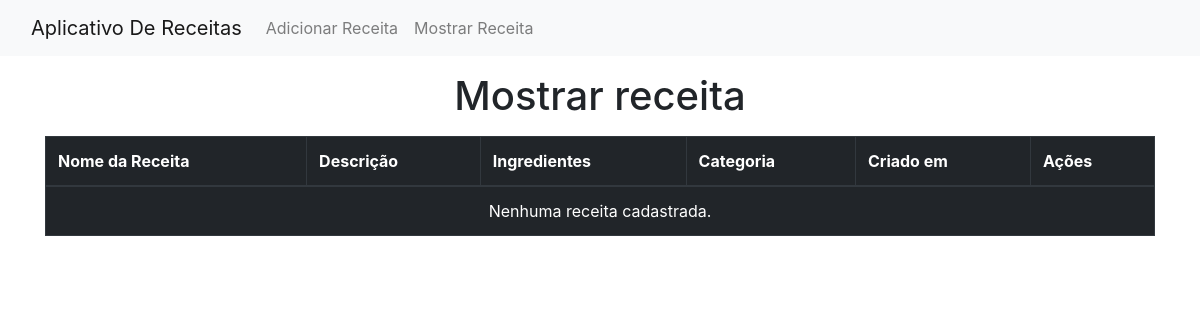
/show/, run on an earlier commit of the app's database.
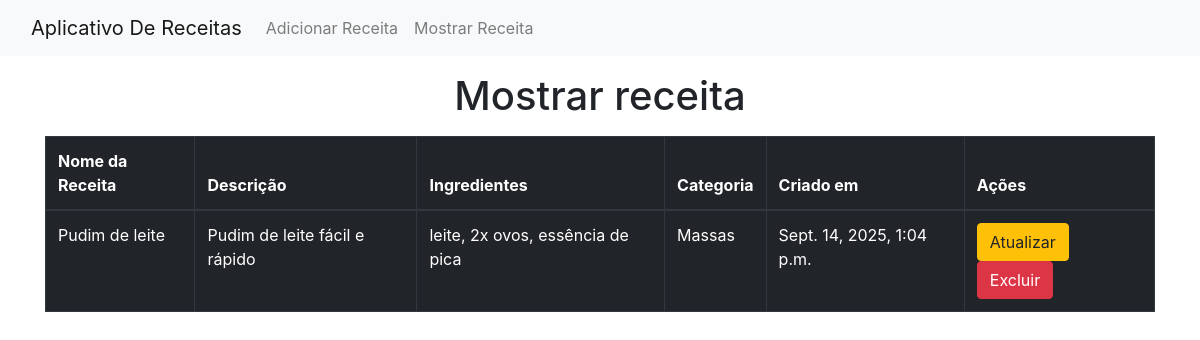
And on a later commit of the database.
### app_receitas/models.py (models this page shows, shortened)
class Receitas(models.Model):
    nome_receita = models.CharField(max_length=100)
    descricao = models.CharField(max_length=200)
    ingredientes = models.CharField(max_length=200)
    criado_em = models.DateTimeField(auto_now_add= True)
    categoria = models.ForeignKey(Categoria, on_delete=models.CASCADE, null=True, blank=True)

class Categoria(models.Model):
    nome = models.CharField(max_length=100)

### app_receitas/views.py (the view)
# urls.py: path('show/', views.MostrarReceitaView, name='show_url'),
def MostrarReceitaView(request):
    obj = Receitas.objects.all()
    return render(request, "receitas/paginas/exibir.html", {"obj": obj})

### app_receitas/templates/receitas/paginas/exibir.html (shortened to what this page needs)
{% extends 'receitas/parciais/head.html' %}
{% block content %}
<div class="container">
  <h1 class="text-center mt-3 mb-3">Mostrar receita</h1>
  <table class="table table-dark table-bordered">
    <thead>
      <tr>
        <th>Nome da Receita</th>
        <th>Descrição</th>
        <th>Ingredientes</th>
        <th>Categoria</th>
        <th>Criado em</th>
        <th>Ações</th>
      </tr>
    </thead>
    <tbody>
      {% for i in obj %}
      <tr>
        <td>{{ i.nome_receita }}</td>
        <td>{{ i.descricao }}</td>
        <td>{{ i.ingredientes }}</td>
        <td>{{ i.categoria.nome }}</td>
        <td>{{ i.criado_em }}</td>
        <td>
          <a href="{% url 'update_url' i.id %}" class="btn btn-warning">Atualizar</a>
          <a href="{% url 'delete_url' i.id %}" class="btn btn-danger">Excluir</a>
        </td>
      </tr>
      {% empty %}
      <tr>
        <td colspan="6" class="text-center">Nenhuma receita cadastrada.</td>
      </tr>
      {% endfor %}
    </tbody>
  </table>
</div>
{% endblock %}

What changed in the data, as far as the page shows it:
added Receitas: nome_receita "Pudim de leite", descricao "Pudim de leite fácil e rápido", ingredientes "leite, 2x ovos, essência de pica", categoria.nome "Massas", criado_em "Sept. 14, 2025, 1:04 p.m."
Also different on the page:
text no longer shown: "Nenhuma receita cadastrada."
